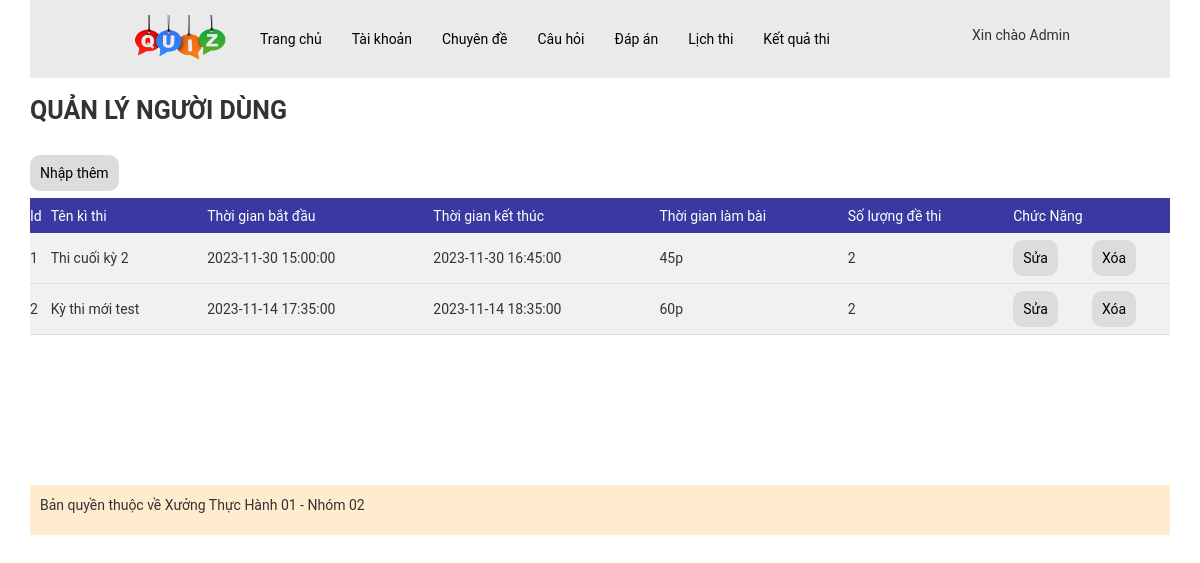
The page /admin/index.php?act=dslt (signed in) on the database as committed earlier.
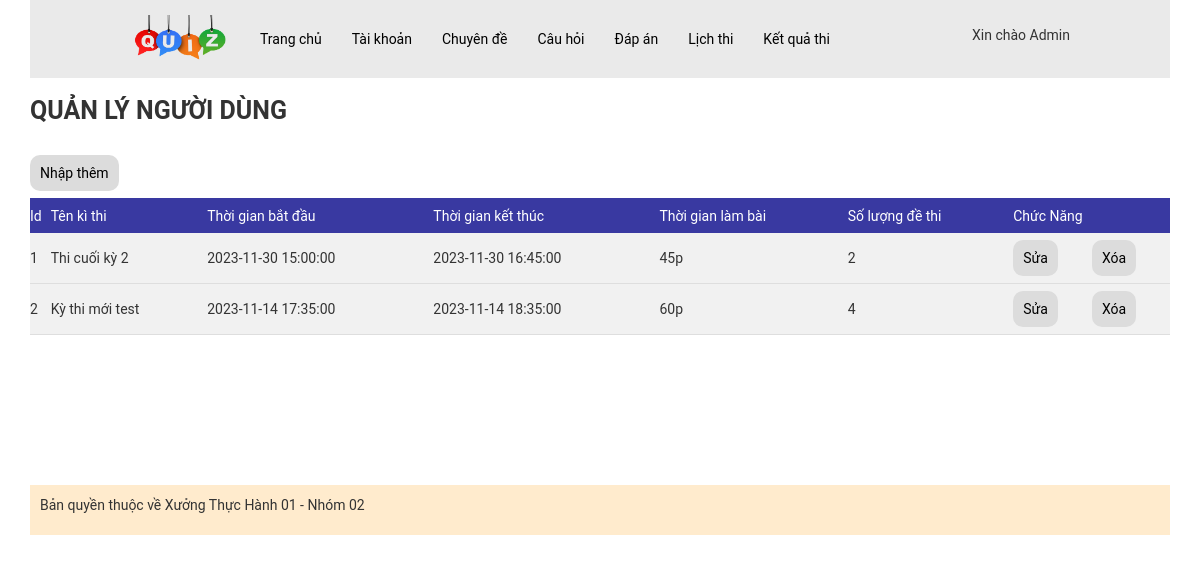
The same page on the database as committed later.
### tables this page shows
CREATE TABLE `lichthi` (
  `id` int(11) NOT NULL,
  `name` varchar(255) NOT NULL COMMENT 'Tên lịch thi(tên kì thi)',
  `time_start` datetime NOT NULL COMMENT 'TG bắt đầu làm bài',
  `time_end` datetime NOT NULL COMMENT 'TG kết thúc làm bài',
  `time` int(11) NOT NULL COMMENT 'TG làm bài (vd: 45p)',
  `so_de_thi` int(11) NOT NULL COMMENT 'Số lượng đề thi'
);

### model/pdo.php (called while the page is built, shortened)
<?php
function pdo_get_connection(){
    $servername = "localhost";
    $username = "root";
    $password = "";
    try {
        $conn = new PDO("mysql:host=$servername;dbname=xuongth01_02", $username, $password);
        $conn->setAttribute(PDO::ATTR_ERRMODE, PDO::ERRMODE_EXCEPTION);
        return $conn;
    } catch(PDOException $e) {
        echo "Connection failed: " . $e->getMessage();
    }
}
function pdo_query($sql){
    $sql_args=array_slice(func_get_args(),1);
    try{
        $conn=pdo_get_connection();
        $stmt=$conn->prepare($sql);
        $stmt->execute($sql_args);
        $rows=$stmt->fetchAll();
        return $rows;
    }
    catch(PDOException $e){
        throw $e;
    }
    finally{
        unset($conn);
    }
}
?>

### model/lichthi.php (called while the page is built, shortened)
<?php
function loadall_lichthi()
{
    $sql = "select * from lichthi";
    $result = pdo_query($sql);
    return $result;
}

### admin/lichthi/list-lichthi.php (the view)
<div class="content-boder-user">
    <div class="title-boder-top-user">
        <p>QUẢN LÝ NGƯỜI DÙNG</p>
    </div>
    <br>
    <div class="add-user">
        <a href="?act=addlt">
            Nhập thêm
        </a>
    </div>
    <div class="main-user">
        <table>
            <thead>
                <tr>
                    <td>Id</td>
                    <td>Tên kì thi</td>
                    <td>Thời gian bắt đầu</td>
                    <td>Thời gian kết thúc</td>
                    <td>Thời gian làm bài </td>
                    <td>Số lượng đề thi</td>
                    <td colspan="2">Chức Năng</td>
                </tr>
            </thead>
            <tbody>
                <?php foreach ($dslt as $key => $value) : ?>
                    <tr>
                        <td><?php echo $value['id'] ?></td>
                        <td><?php echo $value['name'] ?></td>
                        <td><?php echo $value['time_start'] ?></td>
                        <td><?php echo $value['time_end'] ?></td>
                        <td><?php echo $value['time'] ?>p</td>
                        <td><?php echo $value['so_de_thi'] ?></td>
                        <td><a href="?act=editlt&idlt=<?php echo $value['id'] ?>">Sửa</a> </td>
                        <td><a href="?act=deletelt&idlt=<?php echo $value['id'] ?>">Xóa</a></td>
                    </tr>
                <?php endforeach; ?>
            </tbody>
        </table>
    </div>
</div>

Rows that differ between the two databases and show on the page:
changed lichthi "Kỳ thi mới test": so_de_thi "2" → "4"
